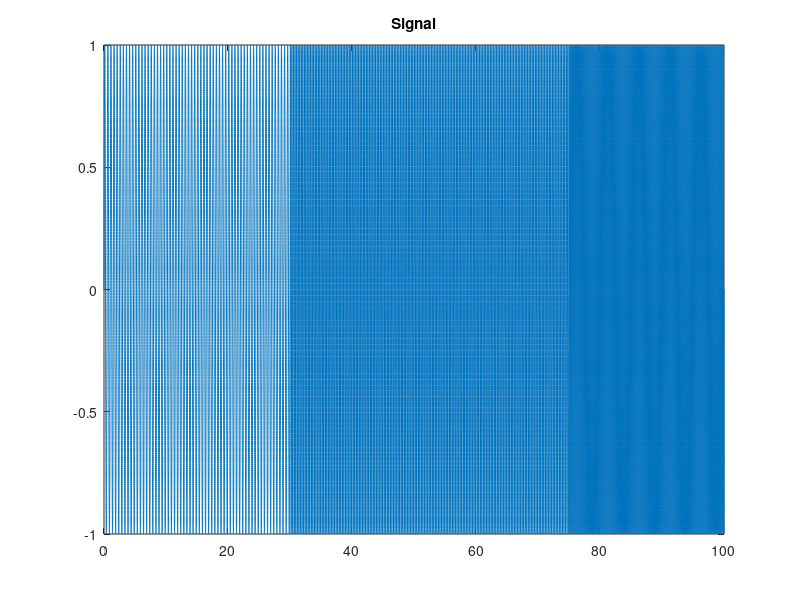

The MATLAB source for this figure: (Note: this script raises an error after producing the figure.)
clear
close all
clc

% m = 35;% Wavelet number; increase this to gain frequency precision at cost of temporal ...
% m = 20;% Increase to perhaps 20, in the next run ...
m = 2;% Then, down to 2?

fs = 1000; % sampling frequency (Hz)
t = 0:1/fs:100;
signal = zeros(size(t));

signal(t <= 30) = sin(2*pi*2*t(t <= 30)); % 0–30 s → 2 Hz sine
signal(t > 30 & t <= 75) = sin(2*pi*4*t(t > 30 & t <= 75)); % 30–75 s → 4 Hz sine
signal(t > 75) = sin(2*pi*6*t(t > 75)); % 75–100 s → 6 Hz sine

figure;
plot(t, signal)
title('Signal');
w = morlet_wavelet(10, 6, t-mean(t));
hold on
plot(t, real(w));
title('Signal + Morlet wavelet (real; C = 10 Hz)');

freqs = 1:1:40;
power = zeros(length(freqs), length(t));

for fi = 1:length(freqs)
    f = freqs(fi);
    sigma = m/(2*pi*f);
    tw = -6*sigma : 1/fs : 6*sigma;   
    % time vector for morlet; scale s.t. the entire wavelet can be accomodated 
    w = morlet_wavelet(f, m, tw);
    conv_res = conv(signal, w, 'same');
    power(fi,:) = abs(conv_res).^2;
end

figure;
imagesc(t, freqs, power);
axis xy; xlabel('Time (s)'); ylabel('Frequency (Hz)');
title('Time-Frequency Power with COI'); colorbar;

function w = morlet_wavelet(f0, m, t)
    sigma = m / (2*pi*f0);
    w = exp(2*1i*pi*f0*t) .* exp(-t.^2/(2*sigma^2));
    w = w ./ sqrt(sum(abs(w).^2)) / sqrt(sigma); % normalize energy and scale
end



